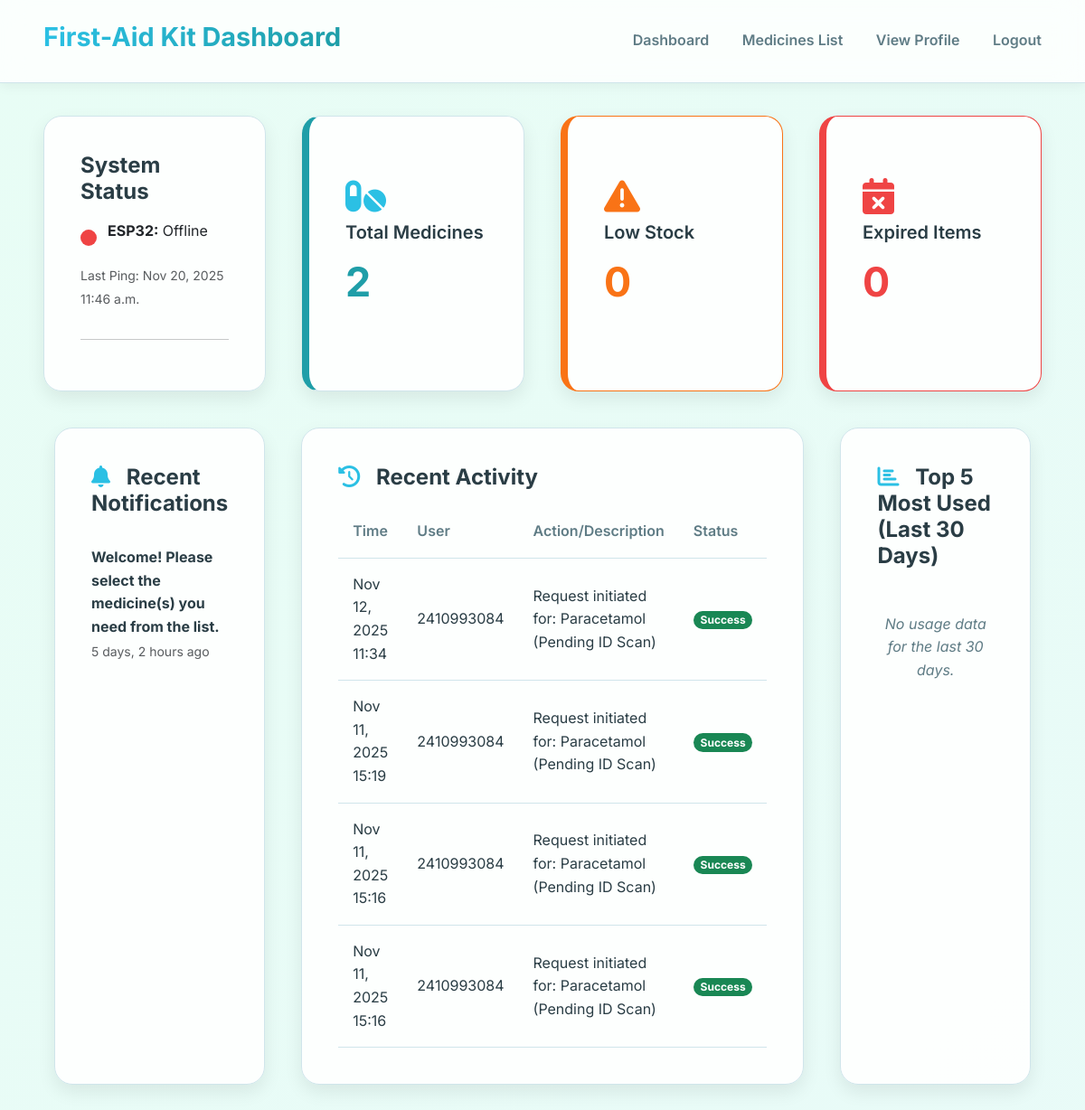
Page /dashboard/ (signed in) on the committed database.
### Dashboard/models.py (models this page shows, shortened)
class Notification(models.Model):
    TYPE_CHOICES = [
        ('low_stock', 'Low Stock'),
        ('expired', 'Expired Medicine'),
        ('system_alert', 'System Alert'),
    ]
    type = models.CharField(max_length=20, choices=TYPE_CHOICES)
    title = models.CharField(max_length=100)
    message = models.TextField()
    user = models.ForeignKey(
        settings.AUTH_USER_MODEL,
        on_delete=models.SET_NULL,
        null=True,
        blank=True
    )
    is_read = models.BooleanField(default=False)
    created_at = models.DateTimeField(auto_now_add=True)
    medicine = models.ForeignKey(Medicine, on_delete=models.SET_NULL, null=True, blank=True)
    class Meta:
        ordering = ['-created_at']

class AccessLog(models.Model):
    ACTION_CHOICES = [
        ('unlock', 'Unlock Box'),
        ('dispense', 'Dispense Medicine'),
        ('scan', 'Barcode Scan'),
        ('fail', 'Failed Attempt'),
    ]
    user = models.ForeignKey(settings.AUTH_USER_MODEL, on_delete=models.SET_NULL, null=True, blank=True)
    medicine = models.ForeignKey(Medicine, on_delete=models.SET_NULL, null=True, blank=True)
    action = models.CharField(max_length=20, choices=ACTION_CHOICES)
    timestamp = models.DateTimeField(auto_now_add=True)
    success = models.BooleanField(default=False)
    quantity_dispensed = models.IntegerField(default=0)
    details = models.TextField(blank=True)

### User/models.py (models this page shows, shortened)
class CustomUser(AbstractUser):
    COURSE_CHOICES = [
        ('CSE','Computer Science Engineering'),
        ('CSE_AI_ML', 'Computer Science Engineering with Artificial Intelligence'),
        ('ECE', 'Electronics & Communication Engineering'),
        ('ME', 'Mechanical Engineering'),
        ('EE', 'Electrical Engineering'),
        ('CE', 'Civil Engineering'),
        ('BCA', 'Bachelor of Computer Applications'),
        ('BSC_NS', 'B.Sc in Nautical Sciences'),
        ('MBA_DS_AI', 'MBA in Data Science & Artificial Intelligence'),
        ('BE_CSE_ASU', 'B.E. in CSE with ASU, USA'),
        ('BBA', 'Bachelor of Business Administration'),
        ('BSC_CA', 'B.Sc in Culinary Arts'),
        ('BDes_UX', 'B.Des in User Experience'),
        ('BARCH', 'Bachelor of Architecture'),
        ('BAJMC_AI', 'BAJMC with AI Specialisation'),
        ('BPHARM', 'Bachelor of Pharmacy'),
        ('NURSING', 'Nursing'),
        ('BED', 'Bachelor of Education (B.Ed)'),
    ]
    roll_no = models.CharField(
        max_length=20,
        unique=True,
        validators=[RegexValidator(r'^[A-Z0-9]+$', 'Roll number should contain only uppercase letters and numbers')]
    )
    phone_no = models.CharField(
        max_length=15,
        validators=[RegexValidator(r'^\+?1?\d{9,15}$', 'Phone number must be entered in valid format')]
    )
    date_of_birth = models.DateField()
    course_name = models.CharField(max_length=30, choices=COURSE_CHOICES)
    profile_picture = models.ImageField(upload_to='profile_pics/', blank=True, null=True)
    USERNAME_FIELD = 'roll_no'
    is_admin = models.BooleanField(default=False)
    REQUIRED_FIELDS = ['username', 'email', 'first_name', 'phone_no', 'date_of_birth', 'course_name', 'is_admin']

### Dashboard/views.py (the view, shortened to what this page needs)
# urls.py: path('', views.dashboard, name='dashboard'),
@login_required
def dashboard(request):
    try:
        user_profile = request.user.userprofile
    except UserProfile.DoesNotExist:
        messages.error(request, 'Profile not found. Please complete your profile.')
        return redirect('profile_view')
    if user_profile.interaction_status == 'idle':
        if not Notification.objects.filter(
            user=request.user, title="Please Select Medicine", is_read=False
        ).exists():
            Notification.objects.create(
                user=request.user,
                title="Please Select Medicine",
                message="Welcome! Please select the medicine(s) you need from the list.",
                type='system_alert'
            )
    total_medicines = Medicine.objects.count()
    low_stock_count = Medicine.objects.filter(quantity__lte=5).count()
    expired_count = Medicine.objects.filter(expiry_date__lt=timezone.now().date()).count()
    notifications = Notification.objects.filter(
        Q(user=request.user) | Q(user__isnull=True)
    ).order_by('-created_at')[:5]
    recent_logs = AccessLog.objects.filter(user=request.user).order_by('-timestamp')[:10]
    thirty_days_ago = timezone.now() - timedelta(days=30)
    usage_stats = MedicineUsage.objects.filter(usage_date__gte=thirty_days_ago, user=request.user) \
        .values('medicine__name') \
        .annotate(total_used=Sum('quantity_used')) \
        .order_by('-total_used')[:5]
    esp32_status = get_esp32_status()
    try:
        sensor_url = f"https://blynk.cloud/external/api/get?token={BLYNK_TOKEN}&V0"
        led_url = f"https://blynk.cloud/external/api/get?token={BLYNK_TOKEN}&V1"
        device_status_url = f"https://blynk.cloud/external/api/isHardwareConnected?token={BLYNK_TOKEN}"
        blynk_sensor = requests.get(sensor_url, timeout=3).text
        blynk_led = requests.get(led_url, timeout=3).text
        blynk_online = requests.get(device_status_url, timeout=3).text == "true"
    except Exception:
        blynk_sensor = "N/A"
        blynk_led = "N/A"
        blynk_online = False
    esp32_status = {
        "status": "Online" if blynk_online else "Offline",
        "last_ping": datetime.now()
    }
    context = {
        'esp32_status': esp32_status,
        'total_medicines': total_medicines,
        'low_stock_count': low_stock_count,
        'expired_count': expired_count,
        'recent_logs': recent_logs,
        'usage_stats': usage_stats,
        'notifications': notifications,
        'blynk_sensor': blynk_sensor,
        'blynk_led': blynk_led,
        'blynk_online': blynk_online
    }
    return render(request, 'dashboard.html', context)

### Dashboard/views.py (called while the page is built, shortened)
def get_esp32_status():
    try:
        status_obj = SystemStatus.objects.first()
        return {'status': 'Unknown', 'last_ping': None, 'is_locked': True, 'camera_on': False}
    except Exception:
        return {'status': 'Error', 'last_ping': None, 'is_locked': True, 'camera_on': False}

### Dashboard/templates/dashboard.html (shortened to what this page needs)
<!DOCTYPE html>
{% load static %}
<html lang="en">
<head>
    <link rel="stylesheet" href="https://cdnjs.cloudflare.com/ajax/libs/font-awesome/6.0.0-beta3/css/all.min.css">
    <link href="https://cdn.jsdelivr.net/npm/bootstrap@5.3.0/dist/css/bootstrap.min.css" rel="stylesheet">
</head>
<body>
    <header>
        <div class="logo">
            <h1>First-Aid Kit Dashboard</h1>
        </div>
        <nav>
            <a href="{% url 'dashboard' %}">Dashboard</a>
            <a href="{% url 'medicines_list' %}">Medicines List</a>
            <a href="{% url 'profile_view' %}">View Profile</a>
            <a href="{% url 'logout' %}">Logout</a>
        </nav>
    </header>
    <main>
        <div class="container">
            <div class="dashboard-container">
                <div class="row">
                    <div class="card status-card">
    <h2>System Status</h2>
    <div class="d-flex align-items-center mb-2">
        <span class="status-indicator {{ esp32_status.status|lower }}"></span>
        <p><strong>ESP32:</strong> {{ esp32_status.status }}</p>
    </div>
    <p class="text-muted"><small>Last Ping: {{ esp32_status.last_ping|date:"M d, Y P" }}</small></p>
    <hr>
</div>
                    <div class="card stat-card">
                        <i class="fas fa-pills icon"></i>
                        <h3>Total Medicines</h3>
                        <p>{{ total_medicines }}</p>
                    </div>
                    <div class="card stat-card warning">
                        <i class="fas fa-exclamation-triangle icon"></i>
                        <h3>Low Stock</h3>
                        <p>{{ low_stock_count }}</p>
                    </div>
                    <div class="card stat-card danger">
                        <i class="fas fa-calendar-times icon"></i>
                        <h3>Expired Items</h3>
                        <p>{{ expired_count }}</p>
                    </div>
                </div>
                <div class="panel notifications-panel">
                    <h3><i class="fas fa-bell"></i> Recent Notifications</h3>
                    {% if notifications %}
                    <ul>
                        {% for notif in notifications %}
                        <li class="notification-item">
                            <strong>{{ notif.message }}</strong>
                            <small class="text-muted d-block mt-1">{{ notif.created_at|timesince }} ago</small>
                        </li>
                        {% endfor %}
                    </ul>
                    {% else %}
                    <p class="no-data">No new notifications.</p>
                    {% endif %}
                </div>
                <div class="panel activity-panel">
                    <h3><i class="fas fa-history"></i> Recent Activity</h3>
                    {% if recent_logs %}
                    <table>
                        <thead>
                            <tr>
                                <th>Time</th>
                                <th>User</th>
                                <th>Action/Description</th> <th>Status</th> </tr>
                        </thead>
                        <tbody>
                            {% for log in recent_logs %}
                            <tr>
                                <td>{{ log.timestamp|date:"M d, Y H:i" }}</td>
                                <td>{{ log.user.username }}</td>
                                <td>{{ log.action }}</td> <td>
                                    <span class="badge rounded-pill {% if log.success %}bg-success{% else %}bg-danger{% endif %}">
                                        {% if log.success %}Success{% else %}Failure{% endif %}
                                    </span>
                                </td>
                            </tr>
                            {% endfor %}
                        </tbody>
                    </table>
                    {% else %}
                    <p class="no-data">No recent activity logs.</p>
                    {% endif %}
                </div>
                <div class="panel usage-panel">
                    <h3><i class="fas fa-chart-bar"></i> Top 5 Most Used (Last 30 Days)</h3>
                    {% if usage_stats %}
                    <ul>
                        {% for stat in usage_stats %}
                        <li>{{ stat.medicine__name }}: <strong>{{ stat.total_used }}</strong> units used</li>
                        {% endfor %}
                    </ul>
                    {% else %}
                    <p class="no-data">No usage data for the last 30 days.</p>
                    {% endif %}
                </div>
            </div>
        </div>
    </main>
</body>
</html>

### Dashboard/templates/dashboard.html (style rules this page uses)
:root { --bg-color: linear-gradient(135deg, #e8fdf5, #eaf4ff); --primary-text: #2a3d45; --secondary-text: #5f7c85; --card-bg: rgba(255, 255, 255, 0.9); --border-color: #d0e5eb; --accent-main: #1f9ea8; --accent-secondary: #2bc0e4; --warning-color: #f97316; --danger-color: #ef4444; --success-color: #22c55e; --shadow-light: 0 4px 12px rgba(0, 0, 0, 0.05); --shadow-medium: 0 8px 20px rgba(0, 0, 0, 0.08); --shadow-strong: 0 15px 40px rgba(0, 0, 0, 0.12); }
body { font-family: 'Inter', sans-serif; background: var(--bg-color); background-size: 400% 400%; animation: gradientShift 18s ease infinite; margin: 0; padding: 0; color: var(--primary-text); line-height: 1.6; min-height: 100vh; }
header { position: fixed; top: 0; left: 0; right: 0; background: rgba(255, 255, 255, 0.8); backdrop-filter: blur(15px); padding: 1.5rem 3rem; display: flex; justify-content: space-between; align-items: center; box-shadow: var(--shadow-light); border-bottom: 1px solid var(--border-color); z-index: 1000; }
header .logo h1 { font-size: 1.8rem; font-weight: 700; background: linear-gradient(90deg, var(--accent-secondary), var(--accent-main)); -webkit-background-clip: text; -webkit-text-fill-color: transparent; }
header nav a { color: var(--secondary-text); text-decoration: none; margin-left: 2rem; font-weight: 600; transition: color 0.3s ease; position: relative; }
header nav a::after { content: ""; position: absolute; left: 0; bottom: -4px; width: 0; height: 3px; background: var(--accent-main); border-radius: 2px; transition: width 0.3s ease-in-out; }
main { padding: 8rem 3rem 3rem 3rem; }
.container { max-width: 1400px; margin: 0 auto; }
.dashboard-container { display: grid; gap: 2.5rem; grid-template-columns: 1fr; }
@media (min-width: 992px) { .dashboard-container { grid-template-columns: repeat(3, 1fr); grid-template-areas: "stats stats stats" "notifications activity usage"; } }
@media (min-width: 992px) { .row:nth-child(1) { grid-area: stats; display: grid; grid-template-columns: repeat(4, 1fr); gap: 2.5rem; } }
@media (min-width: 992px) { .notifications-panel { grid-area: notifications; } }
@media (min-width: 992px) { .activity-panel { grid-area: activity; } }
@media (min-width: 992px) { .usage-panel { grid-area: usage; } }
.card, .panel { background: var(--card-bg); border-radius: 20px; box-shadow: var(--shadow-medium); border: 1px solid var(--border-color); padding: 2.5rem; transition: transform 0.3s ease-in-out, box-shadow 0.3s ease-in-out; }
.card.stat-card { border-left: 8px solid var(--accent-main); display: flex; flex-direction: column; justify-content: center; align-items: flex-start; }
.card.stat-card.warning { border-color: var(--warning-color); }
.card.stat-card.danger { border-color: var(--danger-color); }
.card.stat-card.warning .icon, .card.stat-card.warning p { color: var(--warning-color); }
.card.stat-card.danger .icon, .card.stat-card.danger p { color: var(--danger-color); }
.card.status-card h2, .panel h3 { font-size: 1.5rem; font-weight: 700; color: var(--primary-text); margin-bottom: 1rem; }
.card.stat-card h3 { font-size: 1.25rem; font-weight: 600; margin: 0; color: var(--primary-text); }
.card.stat-card p { font-size: 2.8rem; font-weight: 700; margin-top: 0.5rem; color: var(--accent-main); }
.card.stat-card .icon { font-size: 2.5rem; color: var(--accent-secondary); margin-bottom: 0.5rem; }
.status-indicator { width: 18px; height: 18px; border-radius: 50%; margin-right: 0.75rem; display: inline-block; }
.status-indicator.offline { background-color: var(--danger-color); }
.panel h3 .fas { margin-right: 0.75rem; color: var(--accent-secondary); }
.panel ul, .panel table { width: 100%; list-style: none; padding: 0; margin: 0; }
.panel li { padding: 1rem 0; border-bottom: 1px solid var(--border-color); }
.panel li:last-child { border-bottom: none; }
.panel p.no-data { text-align: center; color: var(--secondary-text); font-style: italic; padding: 2rem 0; }
.panel th, .panel td { padding: 1rem; text-align: left; border-bottom: 1px solid var(--border-color); }
.panel th { font-weight: 600; color: var(--secondary-text); }

### rows in the picture
Notification: message "Welcome! Please select the medicine(s) you need from the list.", created_at "5 days, 2 hours"
AccessLog: timestamp "Nov 12, 2025 11:34", user.username "2410993084", action "Request initiated for: Paracetamol (Pending ID Scan)", success "Success"
AccessLog: timestamp "Nov 11, 2025 15:19", user.username "2410993084", action "Request initiated for: Paracetamol (Pending ID Scan)", success "Success"
AccessLog: timestamp "Nov 11, 2025 15:16", user.username "2410993084", action "Request initiated for: Paracetamol (Pending ID Scan)", success "Success"
AccessLog: timestamp "Nov 11, 2025 15:16", user.username "2410993084", action "Request initiated for: Paracetamol (Pending ID Scan)", success "Success"

### other values in the picture
{{ esp32_status.status }} "Offline"
{{ esp32_status.last_ping|date:"M d, Y P" }} "Nov 20, 2025 11:46 a.m."
{{ total_medicines }} "2"
{{ low_stock_count }} "0"
{{ expired_count }} "0"
